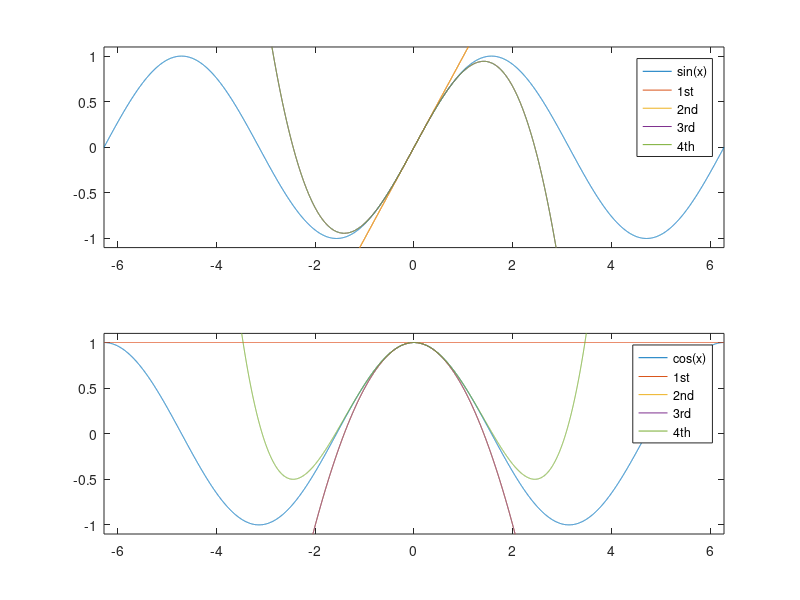
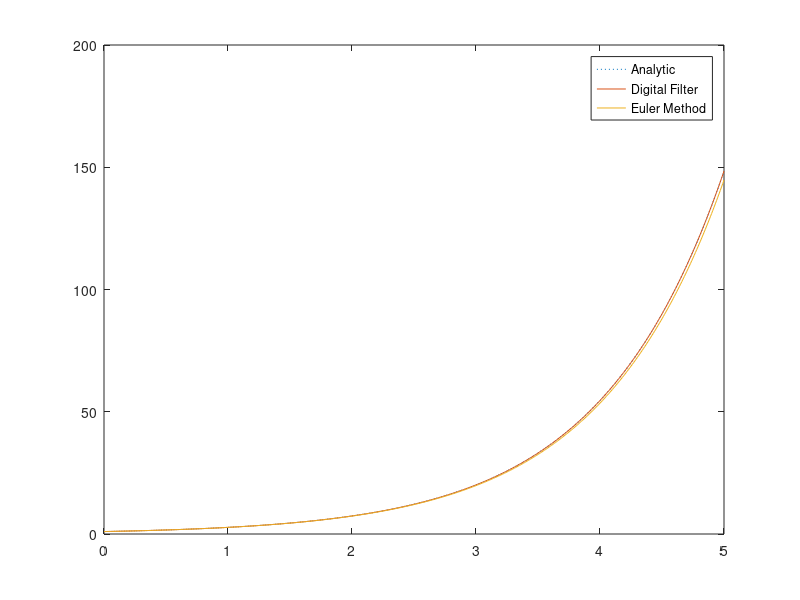
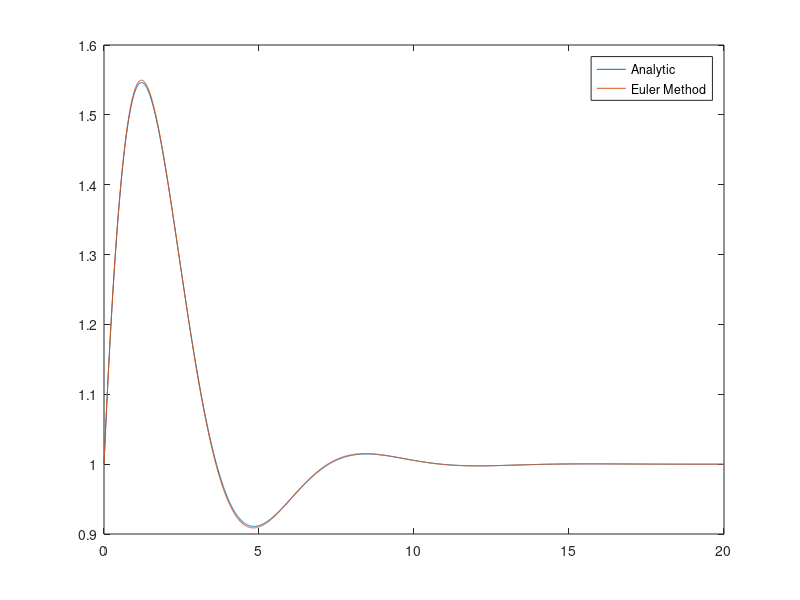
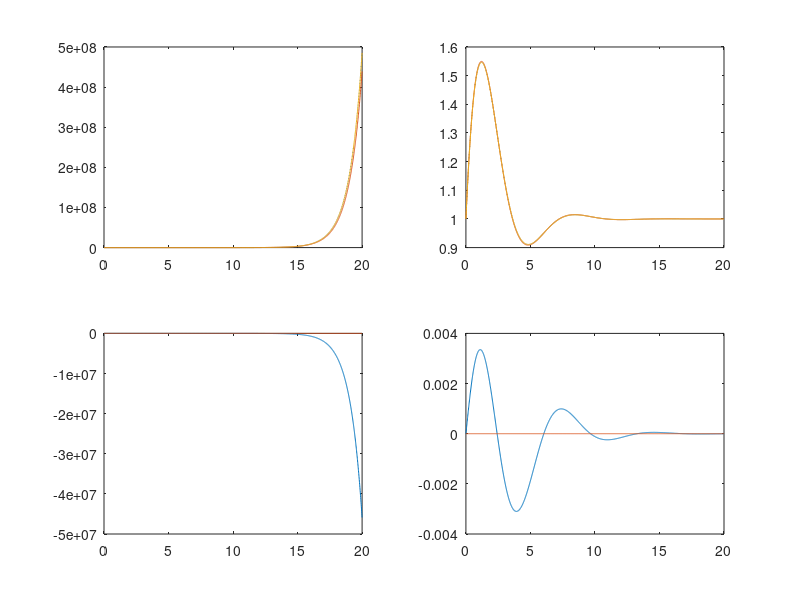

The MATLAB script that drew these images, in order:
%% Example 9-1

x = linspace(-2*pi, 2*pi, 10001);

ys = sin(x);
ys1 = sin(0) + cos(0)*x;
ys2 = sin(0) + cos(0)*x - sin(0)/prod(1:2)*x.^2;
ys3 = sin(0) + cos(0)*x - sin(0)/prod(1:2)*x.^2 - cos(0)/prod(1:3)*x.^3;
ys4 = sin(0) + cos(0)*x - sin(0)/prod(1:2)*x.^2 - cos(0)/prod(1:3)*x.^3 + sin(0)/prod(1:4)*x.^4;

yc = cos(x);
yc1 = cos(0) - sin(0)*x;
yc2 = cos(0) - sin(0)*x - cos(0)/prod(1:2)*x.^2;
yc3 = cos(0) - sin(0)*x - cos(0)/prod(1:2)*x.^2 + sin(0)/prod(1:3)*x.^3;
yc4 = cos(0) - sin(0)*x - cos(0)/prod(1:2)*x.^2 + sin(0)/prod(1:3)*x.^3 + cos(0)/prod(1:4)*x.^4;

figure(1);
subplot(2, 1, 1);
plot(x, ys, x, ys1, x, ys2, x, ys3, x, ys4);
xlim([-2*pi 2*pi]);
ylim([-1.1 1.1]);
legend('sin(x)', '1st', '2nd', '3rd', '4th');

subplot(2, 1, 2);
plot(x, yc, x, yc1, x, yc2, x, yc3, x, yc4);
xlim([-2*pi 2*pi]);
ylim([-1.1 1.1]);
legend('cos(x)', '1st', '2nd', '3rd', '4th');

%% Example 9-2

h = 0.01;
t = 0:h:5;

y_anal = exp(t);

y_df = zeros(size(t));
y_df(1) = 1;
for n = 2:length(t)
    y_df(n) = (2+h)/(2-h)*y_df(n-1);
end

y_euler = zeros(size(t));
y_euler(1) = 1;
for n = 2:length(t)
    y_euler(n) = (1+h)*y_euler(n-1);
end

figure(2);
plot(t, y_anal, ':', t, y_df, t, y_euler);
legend('Analytic', 'Digital Filter', 'Euler Method');

%% Example 9-3
% syms y(t)
% eqn = diff(y, t, 2) + diff(y, t) + y == 1;
% Dy = diff(y,t);
% cond = [y(0)==1, Dy(0)==1];
% ySol(t) = dsolve(eqn,cond)

h = 0.01;
t = 0:h:20;
y_anal = (2*3^(1/2)*exp(-t/2).*sin((3^(1/2)*t)/2))/3 + 1;

y_euler = zeros(2, length(t));
y_euler(:, 1) = [1; 1];
A = [-1 -1; 1 0];
for n = 2:length(t)
    y_euler(:, n) = y_euler(:, n-1) + h*(A*y_euler(:, n-1) + [1; 0]);
end

figure(3);
plot(t, y_anal, t, y_euler(2, :));
legend('Analytic', 'Euler Method');

%% Example 9-4
% init
h = 0.01;
t = 0:h:20;

% analytic
y_anal1 = exp(t);
y_anal2 = (2*3^(1/2)*exp(-t/2).*sin((3^(1/2)*t)/2))/3 + 1;

% euler method
y_euler1 = zeros(size(t));
y_euler1(1) = 1;
for n = 2:length(t)
    y_euler1(n) = y_euler1(n-1) + h*y_euler1(n-1);
end

y_euler2 = zeros(2, length(t));
y_euler2(:, 1) = [1; 1];
A = [-1 -1; 1 0];
B = [1; 0];
for n = 2:length(t)
    y_euler2(:, n) = y_euler2(:, n-1) + h*(A*y_euler2(:, n-1) + B);
end

% runge-kutta method
y_rk1 = zeros(size(t));
y_rk1(1) = 1;
for n = 2:length(t)
    k1 = y_rk1(n-1);
    k2 = y_rk1(n-1) + h*k1/2;
    k3 = y_rk1(n-1) + h*k2/2;
    k4 = y_rk1(n-1) + h*k3;
    y_rk1(n) = y_rk1(n-1) + h/6*(k1 + 2*k2 + 2*k3 + k4);
end

y_rk2 = zeros(2, length(t));
y_rk2(:, 1) = [1; 1];
A = [-1 -1; 1 0];
B = [1; 0];
for n = 2:length(t)
    k1 = A*y_rk2(:, n-1) + B;
    k2 = A*(y_rk2(:, n-1) + h*k1/2) + B;
    k3 = A*(y_rk2(:, n-1) + h*k2/2) + B;
    k4 = A*(y_rk2(:, n-1) + h*k3) + B;
    y_rk2(:, n) = y_rk2(:, n-1) + h/6*(k1 + 2*k2 + 2*k3 + k4);
end

figure(4);
subplot(2, 2, 1);
plot(t, y_anal1, ':', t, y_euler1, t, y_rk1);
subplot(2, 2, 2);
plot(t, y_anal2, ':', t, y_euler2(2, :), t, y_rk2(2, :));

subplot(2, 2, 3);
plot(t, y_euler1-y_anal1, t, y_rk1-y_anal1);
subplot(2, 2, 4);
plot(t, y_euler2(2, :)-y_anal2, t, y_rk2(2, :)-y_anal2);
